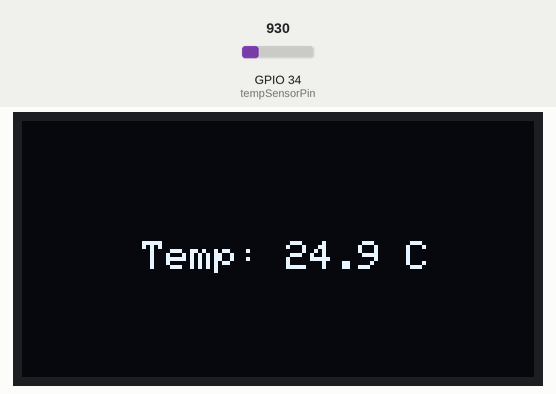
Recording of a program running on a simulated ESP32. On the bench: 128×64 one-colour display. The inputs (shaded band) are chosen by the test bench; at power-on: GPIO 34 (tempSensorPin) = 930.

Above: at 1.2 s.
1.3 s: GPIO 34 (tempSensorPin) set to 957
At 3.3 s:
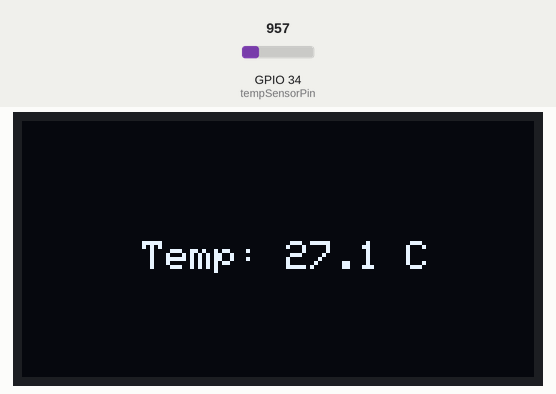
3.6 s: GPIO 34 (tempSensorPin) set to 1004
At 5.3 s:
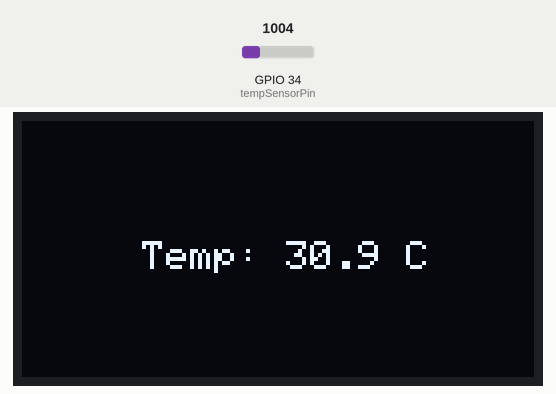
5.6 s: GPIO 34 (tempSensorPin) set to 1069
At 6.5 s:
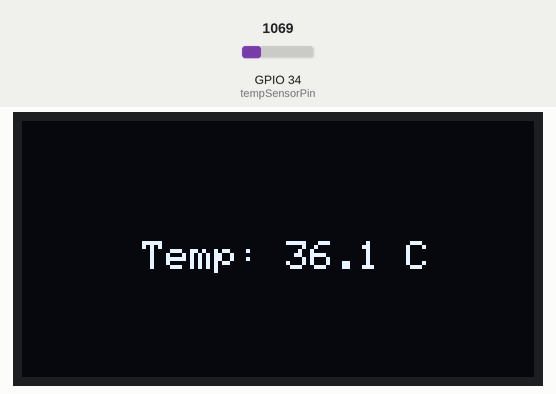
Timing chart, 0 to 8.6 s (numbered marks = the images above; inputs shaded):
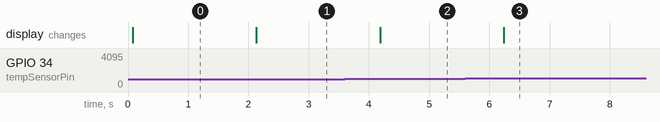

The program:

main.cpp
```cpp
#include <Arduino.h>
#include <Adafruit_GFX.h>
#include <Adafruit_SSD1306.h>

// lm35
#define tempSensorPin 34

Adafruit_SSD1306 display(128, 64, &Wire, -1);

void setup() {
  Serial.begin(9600);
  Wire.begin();
  display.begin(SSD1306_SWITCHCAPVCC, 0x3C);

  pinMode(tempSensorPin, INPUT);

  display.clearDisplay();
  display.setTextColor(SSD1306_WHITE);
  display.display();
}
void loop() {
  int sensorValue = analogRead(tempSensorPin);

  float voltage = sensorValue * 3.3 / 4095.0;
  float temperature = (voltage - 0.5) * 100;

  display.clearDisplay();
  display.setCursor(30, 30);
  display.setTextColor(SSD1306_WHITE);
  display.print("Temp: ");
  display.print(temperature, 1);
  display.print(" C");
  display.display();

  delay(1000);
}
```

Measured:
- the behaviour switches between 930 and 931 on GPIO 34 (tempSensorPin) (found by bisection; images 0 and 1)
- after the input at 1.3 s, the display: changes after 0.83 s (image 1)
- after the input at 3.6 s, the display: changes after 0.58 s (image 2)
- after the input at 5.6 s, the display: changes after 0.64 s (image 3)
